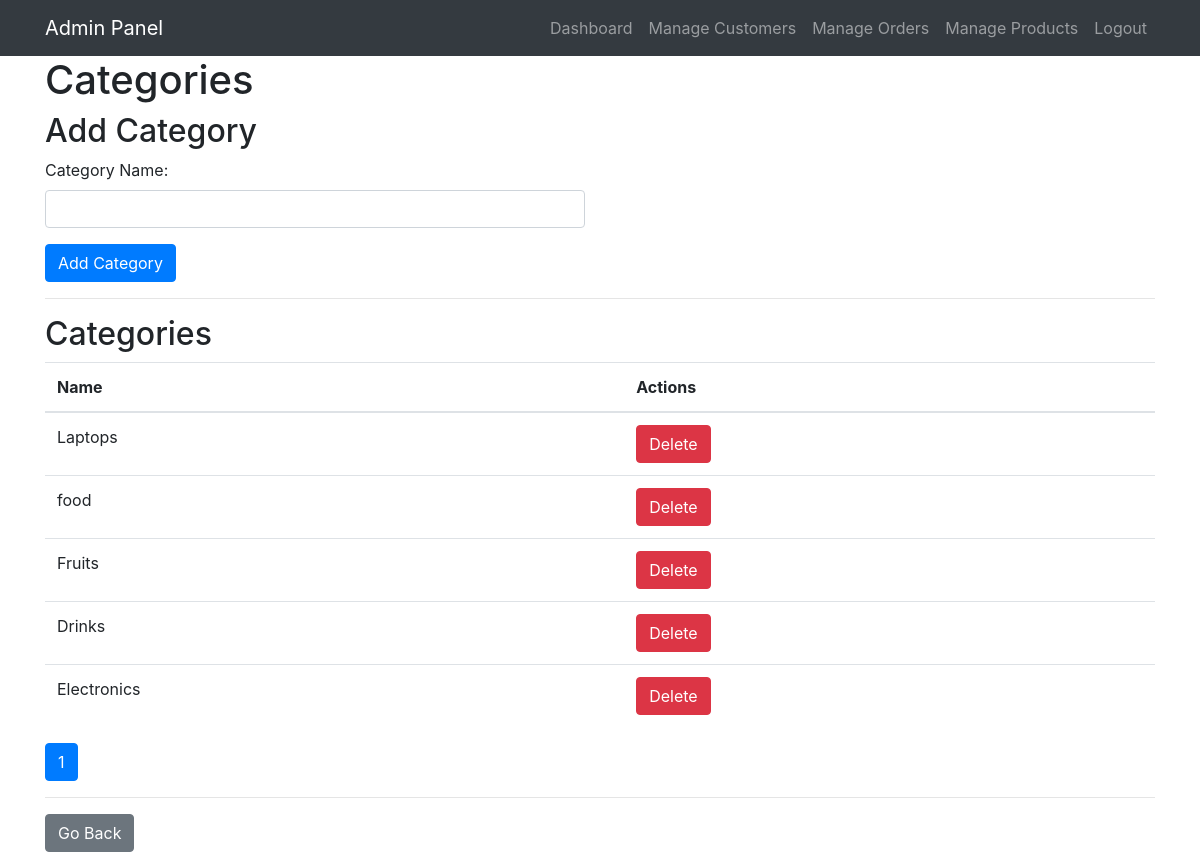
/admin/categories.php (signed in), run on the app's committed database.
### tables this page shows
CREATE TABLE `categories` (
  `category_id` int(11) NOT NULL,
  `name` varchar(50) NOT NULL
);

### admin/categories.php (the view, shortened to what this page needs)
<?php
include("admin_header.php");
require_once 'category_functions.php';
$items_per_page = 10;
$current_page = isset($_GET['page']) ? $_GET['page'] : 1;
$offset = ($current_page - 1) * $items_per_page;
$query = "SELECT COUNT(*) AS total_categories FROM categories";
$result = $conn->query($query);
$row = $result->fetch_assoc();
$total_categories = $row['total_categories'];
$total_pages = ceil($total_categories / $items_per_page);
$query = "SELECT * FROM categories LIMIT ?, ?";
$stmt = $conn->prepare($query);
$stmt->bind_param('ii', $offset, $items_per_page);
$stmt->execute();
$result = $stmt->get_result();
$categories = $result->fetch_all(MYSQLI_ASSOC);
?>
<!DOCTYPE html>
<html>
<head>
    <link rel="stylesheet" href="../css/bootstrap.min.css">
</head>
<body>
    <div class="container">
        <h1>Categories</h1>
        <h2>Add Category</h2>
        <form method="POST">
            <div class="row">
                <div class="col-sm-6">
                    <div class="form-group">
                        <label for="category_name">Category Name:</label>
                        <input type="text" class="form-control" id="category_name" name="category_name" required>
                    </div>
                    <button type="submit" class="btn btn-primary" name="add_category">Add Category</button>
                </div>
            </div>
        </form>
        <hr>
        <h2>Categories</h2>
        <table class="table">
            <thead>
                <tr>
                    <th>Name</th>
                    <th>Actions</th>
                </tr>
            </thead>
            <tbody>
                <?php foreach ($categories as $category): ?>
                    <tr id="category-<?php echo $category['category_id']; ?>">
                        <td><?php echo $category['name']; ?></td>
                        <td>
                            <button type="button" class="btn btn-danger" onclick="confirmDelete(<?php echo $category['category_id']; ?>)">Delete</button>
                        </td>
                    </tr>
                <?php endforeach; ?>
            </tbody>
        </table>
        <nav aria-label="Categories Pagination">
            <ul class="pagination">
                <?php for ($page = 1; $page <= $total_pages; $page++): ?>
                    <li class="page-item <?php echo ($page == $current_page) ? 'active' : ''; ?>"><a class="page-link" href="categories.php?page=<?php echo $page; ?>"><?php echo $page; ?></a></li>
                <?php endfor; ?>
            </ul>
        </nav>
        <hr>
        <a href="manage_products.php" class="btn btn-secondary">Go Back</a>
    </div>
</body>
</html>

### data on the page
categories: name "Laptops"
categories: name "food"
categories: name "Fruits"
categories: name "Drinks"
categories: name "Electronics"
